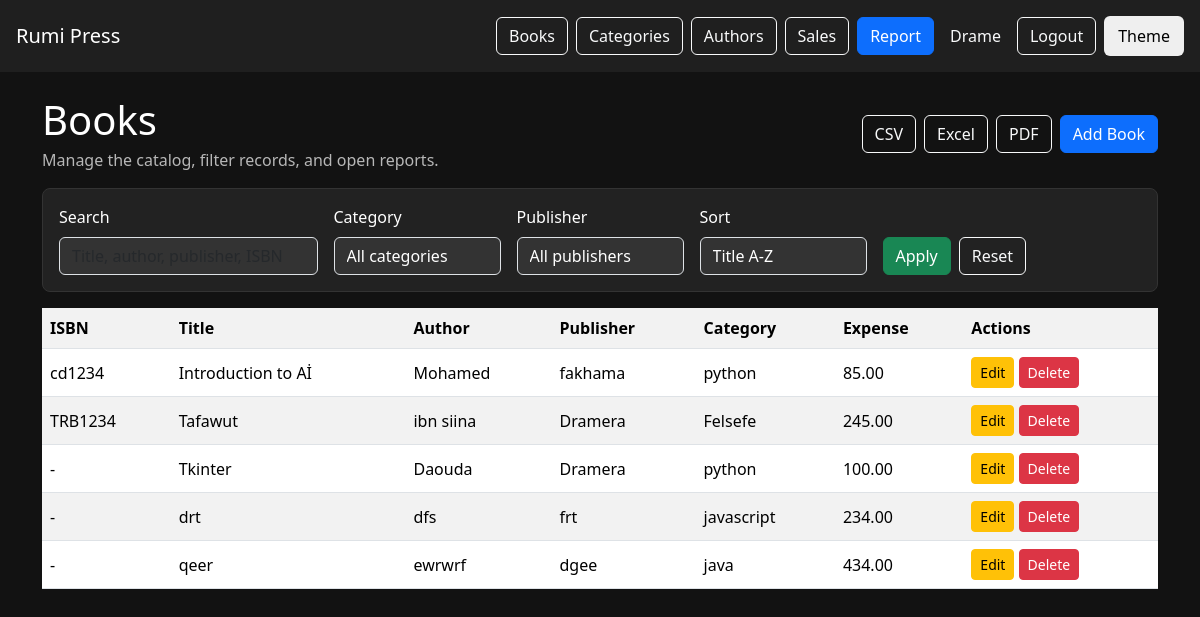
The app's page / (signed in) with its own data.
### books/models.py (models this page shows, shortened)
class Book(models.Model):
    isbn = models.CharField(
        max_length=20,
        blank=True,
        null=True
    )
    title = models.CharField(
        max_length=200
    )
    subtitle = models.CharField(
        max_length=200,
        blank=True
    )
    authors = models.ManyToManyField(
        Author,
        related_name="books",
        blank=True
    )
    publisher = models.CharField(
        max_length=200
    )
    published_date = models.DateField()
    category = models.ForeignKey(
        Category,
        on_delete=models.CASCADE
    )
    distribution_expense = models.DecimalField(
        max_digits=8,
        decimal_places=2
    )

class Author(models.Model):
    name = models.CharField(max_length=200, unique=True)
    class Meta:
        ordering = ["name"]

class Category(models.Model):
    name = models.CharField(max_length=100)
    def __str__(self):
        return self.name

### books/views.py (the view)
# urls.py: path("", views.book_list, name="book_list"),
@login_required
@permission_required("books.view_book", raise_exception=True)
def book_list(request):
    books = _book_filters(request)
    sort = request.GET.get("sort", "title")
    allowed_sorts = {
        "title": "title",
        "-title": "-title",
        "category": "category__name",
        "-category": "-category__name",
        "date": "published_date",
        "-date": "-published_date",
        "expense": "distribution_expense",
        "-expense": "-distribution_expense",
    }
    books = books.order_by(allowed_sorts.get(sort, "title"))
    paginator = Paginator(books, 10)
    page_obj = paginator.get_page(request.GET.get("page"))
    context = _filter_context(request)
    context.update(
        {
            "books": page_obj.object_list,
            "page_obj": page_obj,
            "sort": sort,
        }
    )
    return render(request, "books/list.html", context)

### books/views.py (called while the page is built, shortened)
def _book_filters(request):
    books = Book.objects.select_related("category").prefetch_related("authors")
    search = request.GET.get("q", "").strip()
    category = request.GET.get("category", "")
    publisher = request.GET.get("publisher", "").strip()
    year = request.GET.get("year", "").strip()
    start_date = request.GET.get("start_date", "").strip()
    end_date = request.GET.get("end_date", "").strip()
    if category and category.isdigit():
        books = books.filter(category_id=category)
    if publisher:
        books = books.filter(publisher=publisher)
    if year:
        books = books.filter(published_date__year=year)
    if start_date:
        books = books.filter(published_date__gte=start_date)
    if end_date:
        books = books.filter(published_date__lte=end_date)
    return books

def _filter_context(request):
    query_params = request.GET.copy()
    if "page" in query_params:
        query_params.pop("page")
    return {
        "categories": Category.objects.order_by("name"),
        "publishers": (
            Book.objects.exclude(publisher="")
            .order_by("publisher")
            .values_list("publisher", flat=True)
            .distinct()
        ),
        "years": Book.objects.dates("published_date", "year", order="DESC"),
        "filters": request.GET,
        "query_string": query_params.urlencode(),
    }

### books/templates/books/list.html (shortened to what this page needs)
{% extends "base.html" %}
{% block content %}
<div class="d-flex justify-content-between align-items-center mb-3">
<div>
<h1 class="mb-1">Books</h1>
<p class="muted-text mb-0">
Manage the catalog, filter records, and open reports.
</p>
</div>
<div class="d-flex gap-2">
{% if perms.books.view_book %}
<a class="btn btn-outline-light" href="{% url 'export_books_csv' %}?{{ query_string }}">
CSV
</a>
<a class="btn btn-outline-light" href="{% url 'export_books_excel' %}?{{ query_string }}">
Excel
</a>
<a class="btn btn-outline-light" href="{% url 'export_books_pdf' %}?{{ query_string }}">
PDF
</a>
{% endif %}
{% if perms.books.add_book %}
<a class="btn btn-primary" href="{% url 'book_create' %}">
Add Book
</a>
{% endif %}
</div>
</div>
<form class="filter-panel mb-3" method="get">
<div class="row g-3 align-items-end">
<div class="col-md-3">
<label class="form-label" for="q">Search</label>
<input id="q" name="q" class="form-control" value="{{ filters.q }}" placeholder="Title, author, publisher, ISBN">
</div>
<div class="col-md-2">
<label class="form-label" for="category">Category</label>
<select id="category" name="category" class="form-select">
<option value="">All categories</option>
</select>
</div>
<div class="col-md-2">
<label class="form-label" for="publisher">Publisher</label>
<select id="publisher" name="publisher" class="form-select">
<option value="">All publishers</option>
</select>
</div>
<div class="col-md-2">
<label class="form-label" for="sort">Sort</label>
<select id="sort" name="sort" class="form-select">
<option value="title" {% if sort == "title" %}selected{% endif %}>Title A-Z</option>
</select>
</div>
<div class="col-md-3 d-flex gap-2">
<button class="btn btn-success" type="submit">Apply</button>
<a class="btn btn-outline-light" href="{% url 'book_list' %}">Reset</a>
</div>
</div>
</form>
<div class="table-responsive">
<table class="table table-striped align-middle">
<tr>
<th>ISBN</th>
<th>Title</th>
<th>Author</th>
<th>Publisher</th>
<th>Category</th>
<th>Expense</th>
<th>Actions</th>
</tr>
{% for book in books %}
<tr>
<td>{{ book.isbn|default:"-" }}</td>
<td>{{ book.title }}</td>
<td>
{% for author in book.authors.all %}
{{ author.name }}{% if not forloop.last %}, {% endif %}
{% empty %}
-
{% endfor %}
</td>
<td>{{ book.publisher }}</td>
<td>{{ book.category }}</td>
<td>{{ book.distribution_expense }}</td>
<td>
{% if perms.books.change_book %}
<a class="btn btn-warning btn-sm" href="{% url 'book_update' book.id %}">
Edit
</a>
{% endif %}
{% if perms.books.delete_book %}
<a class="btn btn-danger btn-sm" href="{% url 'book_delete' book.id %}">
Delete
</a>
{% endif %}
</td>
</tr>
{% empty %}
<tr>
<td colspan="7" class="text-center muted-text py-4">
No books match the current filters.
</td>
</tr>
{% endfor %}
</table>
</div>
{% endblock %}

### templates/base.html (shortened to what this page needs)
<!DOCTYPE html>
<html>
<head>
<link
href="https://cdn.jsdelivr.net/npm/bootstrap@5.3.3/dist/css/bootstrap.min.css"
rel="stylesheet">
</head>
<body>
<nav class="navbar p-3">
<a class="navbar-brand" href="{% url 'book_list' %}">
Rumi Press
</a>
<div class="d-flex gap-2 align-items-center">
{% if user.is_authenticated %}
{% if perms.books.view_book %}
<a class="btn btn-outline-light" href="{% url 'book_list' %}">
Books
</a>
{% endif %}
{% if perms.books.view_category %}
<a class="btn btn-outline-light" href="{% url 'category_list' %}">
Categories
</a>
{% endif %}
{% if perms.books.view_author %}
<a class="btn btn-outline-light" href="{% url 'author_list' %}">
Authors
</a>
{% endif %}
{% if perms.books.view_sale %}
<a class="btn btn-outline-light" href="{% url 'sale_list' %}">
Sales
</a>
{% endif %}
{% if perms.books.view_book %}
<a class="btn btn-primary" href="{% url 'report' %}">
Report
</a>
{% endif %}
<span class="navbar-text text-light px-2">
{{ user.username }}
</span>
<form method="post" action="{% url 'logout' %}" class="m-0">
<button class="btn btn-outline-light">
Logout
</button>
</form>
{% else %}
<a class="btn btn-outline-light" href="{% url 'login' %}">
Login
</a>
{% endif %}
<button class="theme-btn" onclick="changeTheme()">
Theme
</button>
</div>
</nav>
<div class="container mt-4">
{% block content %}
{% endblock %}
</div>
</body>
</html>

### templates/base.html (style rules this page uses)
body { background:#121212; color:white; transition:0.3s; }
.navbar { background:#1f1f1f !important; }
.card, .table, .filter-panel, .page-panel { background:#222; color:white; }
.filter-panel, .page-panel { border:1px solid #333; border-radius:8px; padding:16px; }
input, select, textarea { background:#333 !important; color:white !important; }
.theme-btn { border:none; border-radius:6px; padding:8px 14px; }
.navbar-brand { color:white !important; }
.muted-text { color:#b7b7b7; }

### records on screen
Book: isbn "cd1234", title "Introduction to Aİ", publisher "fakhama", category "python", distribution_expense "85.00"
Author: name "Mohamed"
Book: isbn "TRB1234", title "Tafawut", publisher "Dramera", category "Felsefe", distribution_expense "245.00"
Author: name "ibn siina"
Book: isbn "-", title "Tkinter", publisher "Dramera", category "python", distribution_expense "100.00"
Author: name "Daouda"
Book: isbn "-", title "drt", publisher "frt", category "javascript", distribution_expense "234.00"
Author: name "dfs"
Book: isbn "-", title "qeer", publisher "dgee", category "java", distribution_expense "434.00"
Author: name "ewrwrf"

### other values on screen
{{ user.username }} "Drame"
